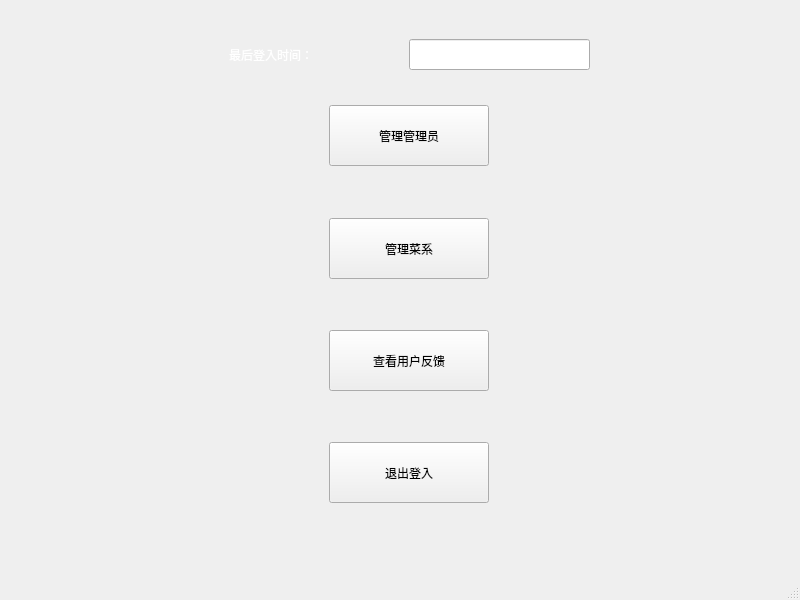
<?xml version="1.0" encoding="UTF-8"?>
<ui version="4.0">
 <class>ManagerWindow</class>
 <widget class="QMainWindow" name="ManagerWindow">
  <property name="geometry">
   <rect>
    <x>0</x>
    <y>0</y>
    <width>800</width>
    <height>600</height>
   </rect>
  </property>
  <property name="windowTitle">
   <string>MainWindow</string>
  </property>
  <property name="styleSheet">
   <string notr="true">window-&gt;setStyleSheet(&quot;background-image: url(:/menu/menupic.jpg);&quot;);</string>
  </property>
  <widget class="QWidget" name="centralwidget">
   <layout class="QHBoxLayout" name="horizontalLayout">
    <item>
     <widget class="QStackedWidget" name="stackedWidget">
      <property name="styleSheet">
       <string notr="true"/>
      </property>
      <property name="currentIndex">
       <number>0</number>
      </property>
      <widget class="QWidget" name="page">
       <widget class="QPushButton" name="pushButtonmana">
        <property name="geometry">
         <rect>
          <x>320</x>
          <y>96</y>
          <width>160</width>
          <height>61</height>
         </rect>
        </property>
        <property name="text">
         <string>管理管理员</string>
        </property>
       </widget>
       <widget class="QPushButton" name="pushButtoncheckfeedback">
        <property name="geometry">
         <rect>
          <x>320</x>
          <y>321</y>
          <width>160</width>
          <height>61</height>
         </rect>
        </property>
        <property name="text">
         <string>查看用户反馈</string>
        </property>
       </widget>
       <widget class="QPushButton" name="pushButtondishes">
        <property name="geometry">
         <rect>
          <x>320</x>
          <y>209</y>
          <width>160</width>
          <height>61</height>
         </rect>
        </property>
        <property name="text">
         <string>管理菜系</string>
        </property>
       </widget>
       <widget class="QPushButton" name="pushButtonunsign">
        <property name="geometry">
         <rect>
          <x>320</x>
          <y>433</y>
          <width>160</width>
          <height>61</height>
         </rect>
        </property>
        <property name="text">
         <string>退出登入</string>
        </property>
       </widget>
       <widget class="QLabel" name="label_2">
        <property name="geometry">
         <rect>
          <x>220</x>
          <y>30</y>
          <width>151</width>
          <height>31</height>
         </rect>
        </property>
        <property name="styleSheet">
         <string notr="true">font: 12pt &quot;宋体&quot;;
color:rgb(255, 255, 255);</string>
        </property>
        <property name="text">
         <string>最后登入时间：</string>
        </property>
       </widget>
       <widget class="QLineEdit" name="lineEditTime">
        <property name="geometry">
         <rect>
          <x>400</x>
          <y>30</y>
          <width>181</width>
          <height>31</height>
         </rect>
        </property>
       </widget>
      </widget>
      <widget class="QWidget" name="page_2">
       <widget class="QTableWidget" name="tableWidget">
        <property name="geometry">
         <rect>
          <x>180</x>
          <y>70</y>
          <width>531</width>
          <height>351</height>
         </rect>
        </property>
        <property name="sizePolicy">
         <sizepolicy hsizetype="Ignored" vsizetype="Ignored">
          <horstretch>0</horstretch>
          <verstretch>0</verstretch>
         </sizepolicy>
        </property>
        <property name="sizeIncrement">
         <size>
          <width>0</width>
          <height>0</height>
         </size>
        </property>
        <property name="font">
         <font>
          <family>方正舒体</family>
          <pointsize>20</pointsize>
         </font>
        </property>
        <property name="styleSheet">
         <string notr="true">background-color: transparent;
border: none;
color: white;
</string>
        </property>
        <property name="autoScroll">
         <bool>true</bool>
        </property>
        <property name="dragDropMode">
         <enum>QAbstractItemView::NoDragDrop</enum>
        </property>
        <property name="alternatingRowColors">
         <bool>false</bool>
        </property>
        <property name="textElideMode">
         <enum>Qt::ElideNone</enum>
        </property>
        <property name="showGrid">
         <bool>true</bool>
        </property>
        <property name="gridStyle">
         <enum>Qt::DashDotDotLine</enum>
        </property>
        <property name="wordWrap">
         <bool>true</bool>
        </property>
        <property name="cornerButtonEnabled">
         <bool>true</bool>
        </property>
        <attribute name="horizontalHeaderVisible">
         <bool>true</bool>
        </attribute>
        <attribute name="horizontalHeaderCascadingSectionResizes">
         <bool>false</bool>
        </attribute>
        <attribute name="horizontalHeaderMinimumSectionSize">
         <number>10</number>
        </attribute>
        <attribute name="horizontalHeaderDefaultSectionSize">
         <number>170</number>
        </attribute>
        <attribute name="horizontalHeaderHighlightSections">
         <bool>true</bool>
        </attribute>
        <attribute name="horizontalHeaderShowSortIndicator" stdset="0">
         <bool>false</bool>
        </attribute>
        <attribute name="horizontalHeaderStretchLastSection">
         <bool>true</bool>
        </attribute>
        <attribute name="verticalHeaderVisible">
         <bool>true</bool>
        </attribute>
        <attribute name="verticalHeaderCascadingSectionResizes">
         <bool>false</bool>
        </attribute>
        <attribute name="verticalHeaderDefaultSectionSize">
         <number>75</number>
        </attribute>
        <attribute name="verticalHeaderHighlightSections">
         <bool>true</bool>
        </attribute>
        <attribute name="verticalHeaderShowSortIndicator" stdset="0">
         <bool>false</bool>
        </attribute>
        <attribute name="verticalHeaderStretchLastSection">
         <bool>true</bool>
        </attribute>
        <row>
         <property name="text">
          <string>用户1</string>
         </property>
        </row>
        <row>
         <property name="text">
          <string>用户2</string>
         </property>
        </row>
        <row>
         <property name="text">
          <string>用户3</string>
         </property>
        </row>
        <row>
         <property name="text">
          <string>用户4</string>
         </property>
        </row>
        <column>
         <property name="text">
          <string>用户名</string>
         </property>
         <property name="foreground">
          <brush brushstyle="NoBrush">
           <color alpha="255">
            <red>0</red>
            <green>0</green>
            <blue>0</blue>
           </color>
          </brush>
         </property>
        </column>
        <column>
         <property name="text">
          <string>密码</string>
         </property>
        </column>
        <item row="0" column="0">
         <property name="text">
          <string/>
         </property>
         <property name="textAlignment">
          <set>AlignJustify|AlignBottom</set>
         </property>
        </item>
        <item row="3" column="0">
         <property name="text">
          <string/>
         </property>
        </item>
       </widget>
       <widget class="QPushButton" name="pushButtonsnew">
        <property name="geometry">
         <rect>
          <x>260</x>
          <y>440</y>
          <width>121</width>
          <height>71</height>
         </rect>
        </property>
        <property name="text">
         <string>添加管理员</string>
        </property>
       </widget>
       <widget class="QPushButton" name="pushButtonbacksave">
        <property name="geometry">
         <rect>
          <x>550</x>
          <y>440</y>
          <width>121</width>
          <height>71</height>
         </rect>
        </property>
        <property name="text">
         <string>返回上一级并保存</string>
        </property>
       </widget>
      </widget>
      <widget class="QWidget" name="page_3">
       <widget class="DishWidget" name="widgetmenu" native="true">
        <property name="geometry">
         <rect>
          <x>30</x>
          <y>0</y>
          <width>711</width>
          <height>431</height>
         </rect>
        </property>
       </widget>
       <widget class="QPushButton" name="pushButtonbacksave_2">
        <property name="geometry">
         <rect>
          <x>540</x>
          <y>460</y>
          <width>121</width>
          <height>71</height>
         </rect>
        </property>
        <property name="text">
         <string>返回上一级并保存</string>
        </property>
       </widget>
       <widget class="QPushButton" name="pushButtonsnewdish">
        <property name="geometry">
         <rect>
          <x>260</x>
          <y>460</y>
          <width>121</width>
          <height>71</height>
         </rect>
        </property>
        <property name="text">
         <string>添加菜品</string>
        </property>
       </widget>
      </widget>
      <widget class="QWidget" name="page_4">
       <widget class="QPushButton" name="pushButton_2">
        <property name="geometry">
         <rect>
          <x>500</x>
          <y>450</y>
          <width>111</width>
          <height>51</height>
         </rect>
        </property>
        <property name="text">
         <string>清空文本并返回</string>
        </property>
       </widget>
      </widget>
      <widget class="QWidget" name="page_5">
       <widget class="QPushButton" name="pushButton_4">
        <property name="geometry">
         <rect>
          <x>330</x>
          <y>470</y>
          <width>140</width>
          <height>60</height>
         </rect>
        </property>
        <property name="text">
         <string>退出</string>
        </property>
       </widget>
       <widget class="QTableWidget" name="tableWidget_2">
        <property name="geometry">
         <rect>
          <x>140</x>
          <y>80</y>
          <width>551</width>
          <height>371</height>
         </rect>
        </property>
        <property name="sizePolicy">
         <sizepolicy hsizetype="Ignored" vsizetype="Ignored">
          <horstretch>0</horstretch>
          <verstretch>0</verstretch>
         </sizepolicy>
        </property>
        <property name="sizeIncrement">
         <size>
          <width>0</width>
          <height>0</height>
         </size>
        </property>
        <property name="font">
         <font>
          <family>楷体</family>
          <pointsize>14</pointsize>
         </font>
        </property>
        <property name="styleSheet">
         <string notr="true">background-color: transparent;
border: none;
color: white;
</string>
        </property>
        <property name="autoScroll">
         <bool>true</bool>
        </property>
        <property name="dragDropMode">
         <enum>QAbstractItemView::NoDragDrop</enum>
        </property>
        <property name="alternatingRowColors">
         <bool>false</bool>
        </property>
        <property name="textElideMode">
         <enum>Qt::ElideNone</enum>
        </property>
        <property name="showGrid">
         <bool>true</bool>
        </property>
        <property name="gridStyle">
         <enum>Qt::DashDotDotLine</enum>
        </property>
        <property name="wordWrap">
         <bool>true</bool>
        </property>
        <property name="cornerButtonEnabled">
         <bool>true</bool>
        </property>
        <attribute name="horizontalHeaderVisible">
         <bool>true</bool>
        </attribute>
        <attribute name="horizontalHeaderCascadingSectionResizes">
         <bool>false</bool>
        </attribute>
        <attribute name="horizontalHeaderMinimumSectionSize">
         <number>10</number>
        </attribute>
        <attribute name="horizontalHeaderDefaultSectionSize">
         <number>100</number>
        </attribute>
        <attribute name="horizontalHeaderHighlightSections">
         <bool>true</bool>
        </attribute>
        <attribute name="horizontalHeaderShowSortIndicator" stdset="0">
         <bool>false</bool>
        </attribute>
        <attribute name="horizontalHeaderStretchLastSection">
         <bool>true</bool>
        </attribute>
        <attribute name="verticalHeaderVisible">
         <bool>true</bool>
        </attribute>
        <attribute name="verticalHeaderCascadingSectionResizes">
         <bool>false</bool>
        </attribute>
        <attribute name="verticalHeaderDefaultSectionSize">
         <number>75</number>
        </attribute>
        <attribute name="verticalHeaderHighlightSections">
         <bool>true</bool>
        </attribute>
        <attribute name="verticalHeaderShowSortIndicator" stdset="0">
         <bool>false</bool>
        </attribute>
        <attribute name="verticalHeaderStretchLastSection">
         <bool>true</bool>
        </attribute>
        <row>
         <property name="text">
          <string>用户1</string>
         </property>
        </row>
        <row>
         <property name="text">
          <string>用户2</string>
         </property>
        </row>
        <row>
         <property name="text">
          <string>用户3</string>
         </property>
        </row>
        <row>
         <property name="text">
          <string>用户4</string>
         </property>
        </row>
        <column>
         <property name="text">
          <string>用户</string>
         </property>
         <property name="foreground">
          <brush brushstyle="NoBrush">
           <color alpha="255">
            <red>0</red>
            <green>0</green>
            <blue>0</blue>
           </color>
          </brush>
         </property>
        </column>
        <column>
         <property name="text">
          <string>意见</string>
         </property>
        </column>
        <item row="0" column="0">
         <property name="text">
          <string/>
         </property>
         <property name="textAlignment">
          <set>AlignJustify|AlignBottom</set>
         </property>
        </item>
        <item row="3" column="0">
         <property name="text">
          <string/>
         </property>
        </item>
       </widget>
       <widget class="QSpinBox" name="spinBox">
        <property name="geometry">
         <rect>
          <x>580</x>
          <y>40</y>
          <width>71</width>
          <height>41</height>
         </rect>
        </property>
       </widget>
       <widget class="QLabel" name="label">
        <property name="geometry">
         <rect>
          <x>480</x>
          <y>50</y>
          <width>111</width>
          <height>21</height>
         </rect>
        </property>
        <property name="styleSheet">
         <string notr="true">color: rgb(255, 255, 255);
font: 11pt &quot;华文隶书&quot;;</string>
        </property>
        <property name="text">
         <string>当前意见条数：</string>
        </property>
       </widget>
      </widget>
     </widget>
    </item>
   </layout>
  </widget>
  <widget class="QMenuBar" name="menubar">
   <property name="geometry">
    <rect>
     <x>0</x>
     <y>0</y>
     <width>800</width>
     <height>17</height>
    </rect>
   </property>
  </widget>
  <widget class="QStatusBar" name="statusbar"/>
 </widget>
 <customwidgets>
  <customwidget>
   <class>DishWidget</class>
   <extends>QWidget</extends>
   <header location="global">dishwidget.h</header>
   <container>1</container>
  </customwidget>
 </customwidgets>
 <resources/>
 <connections/>
</ui>
